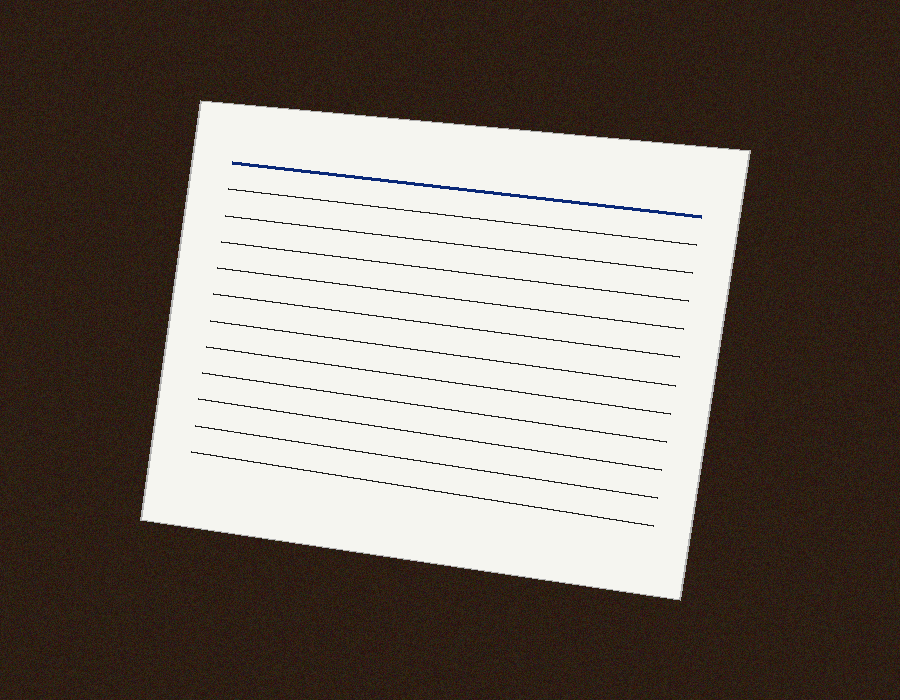
#> input picture dataset/raw/sample_doc_skewed.png, 900 x 700 px, found by its file name
$ python perspective_warp.py
#> lines starting #> are read from the running program, lines starting #| are printed output that depends on the picture; after the words box and inside, x2 and y2 are one past the last pixel; in counts of white or black regions, pixels touching at a corner belong together
### modules/edge_detector.py
"""
Module 1: Tiền xử lý & Dò biên (Edge Detection)
Thành viên phụ trách: TV1 (Trưởng nhóm)
Mục tiêu:
    - Chuyển đổi ảnh sang ảnh xám (Grayscale).
    - Khử nhiễu bằng bộ lọc Gaussian Blur.
    - Cài đặt thuật toán dò biên Canny với ngưỡng tùy chỉnh linh hoạt và chế độ Auto-Canny.
    - Xử lý hình thái học (Morphological Operations) để kết nối mép tài liệu bị đứt đoạn.
"""

from typing import Tuple, Optional
import cv2
import numpy as np


def to_grayscale(image: np.ndarray) -> np.ndarray:
    """
    Chuyển đổi ảnh màu BGR sang ảnh mức xám (Grayscale).
    Nếu ảnh đã là ảnh xám (1 kênh), trả về bản sao của ảnh.

    Args:
        image (np.ndarray): Mảng numpy của ảnh đầu vào.

    Returns:
        np.ndarray: Ảnh mức xám (1 kênh màu, uint8).
    """
    if image is None:
        raise ValueError("Ảnh đầu vào là None. Vui lòng kiểm tra đường dẫn hoặc dữ liệu ảnh.")

    if len(image.shape) == 3 and image.shape[2] == 3:
        return cv2.cvtColor(image, cv2.COLOR_BGR2GRAY)
    elif len(image.shape) == 3 and image.shape[2] == 4:
        # Hỗ trợ ảnh có kênh Alpha (BGRA)
        return cv2.cvtColor(image, cv2.COLOR_BGRA2GRAY)
    elif len(image.shape) == 2:
        return image.copy()
    else:
        raise ValueError(f"Định dạng kênh màu không hợp lệ: shape={image.shape}")


def apply_gaussian_blur(
    image: np.ndarray,
    kernel_size: Tuple[int, int] = (5, 5),
    sigma_x: float = 0.0
) -> np.ndarray:
    """
    Khử nhiễu bằng bộ lọc Gaussian Blur.
    Toán học: Tích chập ảnh với ma trận trọng số Gauss 2 chiều để làm mượt các chi tiết tần số cao (nhiễu hạt).

    Args:
        image (np.ndarray): Ảnh đầu vào (ảnh xám hoặc ảnh màu).
        kernel_size (Tuple[int, int]): Kích thước cửa sổ lọc Gauss (phải là các số nguyên dương lẻ, ví dụ (3, 3), (5, 5)).
        sigma_x (float): Độ lệch chuẩn theo trục X. Nếu = 0, OpenCV tự tính theo kernel_size: sigma = 0.3*((ksize-1)*0.5 - 1) + 0.8.

    Returns:
        np.ndarray: Ảnh đã được làm mịn khử nhiễu.
    """
    # Đảm bảo kernel_size là các số lẻ
    kw, kh = kernel_size
    kw = kw if kw % 2 != 0 else kw + 1
    kh = kh if kh % 2 != 0 else kh + 1

    return cv2.GaussianBlur(image, (kw, kh), sigmaX=sigma_x)


# [21 lines left out: function auto_canny, not called in this run]


def detect_canny_edges(
    image: np.ndarray,
    low_threshold: int = 50,
    high_threshold: int = 150,
    aperture_size: int = 3,
    l2_gradient: bool = False
) -> np.ndarray:
    """
    Thực hiện dò biên Canny với các ngưỡng tùy chỉnh linh hoạt.
    Các bước cốt lõi của Canny:
        1. Tính đạo hàm không gian bằng toán tử Sobel (Gx, Gy).
        2. Triệt tiêu không cực đại (Non-Maximum Suppression - NMS) để làm mảnh biên thành 1 pixel.
        3. Phân ngưỡng Hysteresis (Ngưỡng kép) với low_threshold và high_threshold để giữ lại biên mạnh và biên yếu liên tục.

    Args:
        image (np.ndarray): Ảnh đầu vào (xám hoặc màu).
        low_threshold (int): Ngưỡng dưới để xác định biên yếu tiềm năng.
        high_threshold (int): Ngưỡng trên để xác định biên chắc chắn.
        aperture_size (int): Kích thước kernel Sobel tính gradient (3, 5, hoặc 7).
        l2_gradient (bool): Nếu True, tính độ lớn gradient chính xác bằng sqrt(Gx^2 + Gy^2),
                           nếu False, xấp xỉ nhanh bằng |Gx| + |Gy|.

    Returns:
        np.ndarray: Ảnh nhị phân các cạnh biên (255 là biên, 0 là nền).
    """
    gray = to_grayscale(image)
    return cv2.Canny(
        gray,
        threshold1=low_threshold,
        threshold2=high_threshold,
        apertureSize=aperture_size,
        L2gradient=l2_gradient
    )


# [72 lines left out: functions connect_edges, preprocess_and_detect_edges, not called in this run]


def resize_image_with_ratio(
    image: np.ndarray,
    target_height: int = 600
) -> Tuple[np.ndarray, float]:
    """
    Chuẩn hóa kích thước ảnh về một chiều cao xác định để tăng tốc độ xử lý
    và giảm nhiễu hạt/chữ viết li ti khi dò biên mép giấy.

    Args:
        image (np.ndarray): Ảnh gốc kích thước bất kỳ.
        target_height (int): Chiều cao mục tiêu sau khi thu nhỏ (mặc định 600px).

    Returns:
        Tuple[np.ndarray, float]:
            - resized_image: Ảnh đã đổi kích thước.
            - ratio: Tỷ lệ co giãn (original_height / target_height) để ánh xạ
                     tọa độ phát hiện được trở lại kích thước ảnh gốc.
    """
    h, w = image.shape[:2]
    if h <= target_height:
        return image.copy(), 1.0

    ratio = h / float(target_height)
    target_width = int(w / ratio)
    resized = cv2.resize(image, (target_width, target_height), interpolation=cv2.INTER_AREA)
    return resized, ratio


def robust_edge_detection(
    image: np.ndarray,
    blur_kernel: Tuple[int, int] = (5, 5)
) -> np.ndarray:
    """
    Quy trình dò biên vững chắc (Robust Edge Pipeline) cho tài liệu chụp thực tế:
    Kết hợp Canny nhạy bén + Phép đóng hình thái học mạnh + Ranh giới phân ngưỡng Otsu
    để giải quyết triệt để tình trạng mép giấy bị đứt đoạn do bóng đổ, ánh sáng loang hoặc vân gỗ.

    Args:
        image (np.ndarray): Ảnh đầu vào (thường là ảnh đã resize).
        blur_kernel (Tuple[int, int]): Kích thước cửa sổ Gaussian Blur.

    Returns:
        np.ndarray: Ảnh nhị phân các cạnh biên khép kín liên tục.
    """
    gray = to_grayscale(image)
    blurred = apply_gaussian_blur(gray, kernel_size=blur_kernel)

    # 1. Canny với ngưỡng nhạy (low=30, high=120)
    edges = detect_canny_edges(blurred, low_threshold=30, high_threshold=120)
    kernel = cv2.getStructuringElement(cv2.MORPH_RECT, (9, 9))
    edges_closed = cv2.morphologyEx(edges, cv2.MORPH_CLOSE, kernel, iterations=2)

    # 2. Ngưỡng phân tách Otsu nhằm bù đắp cho các cạnh biên bị mờ nhạt do chênh lệch ánh sáng
    _, thresh = cv2.threshold(blurred, 0, 255, cv2.THRESH_BINARY + cv2.THRESH_OTSU)
    thresh_edges = detect_canny_edges(thresh, low_threshold=50, high_threshold=150)
    thresh_closed = cv2.morphologyEx(thresh_edges, cv2.MORPH_CLOSE, kernel, iterations=2)

    # 3. Kết hợp 2 mặt nạ biên (Logical OR)
    combined = cv2.bitwise_or(edges_closed, thresh_closed)
    return combined


# ----------------------------------------------------------------------
# KIỂM THỬ ĐỘC LẬP (Unit Test / Demo khi chạy trực tiếp file)
# ----------------------------------------------------------------------
# [61 lines that do not run on import are left out]

### modules/perspective_warp.py
"""
Module 2: Trích xuất 4 góc & Nắn thẳng hình học (Perspective Transform)
Thành viên phụ trách: TV2 (nTrường) & Trưởng nhóm TV1 (Đức)
Mục tiêu:
    - Tìm Contour lớn nhất bao quanh tài liệu và xấp xỉ 4 đỉnh đa giác (cv2.approxPolyDP).
    - Sắp xếp 4 góc theo thứ tự chuẩn chiều kim đồng hồ (Top-Left, Top-Right, Bottom-Right, Bottom-Left).
    - Tính toán ma trận biến đổi phối cảnh Homography (3x3).
    - Thực hiện Warping ngược (Inverse Warping) kết hợp nội suy song tuyến (Bilinear Interpolation)
      để đưa tài liệu chụp xiên/nghiêng về mặt phẳng vuông vắn chuẩn scan.
"""

from typing import Tuple, Optional
import os
import sys
import cv2
import numpy as np

try:
    from modules.edge_detector import resize_image_with_ratio, robust_edge_detection
except ImportError:
    from edge_detector import resize_image_with_ratio, robust_edge_detection


# --------------------------------------------------------------------------
# 1. Tìm Contour & Xấp xỉ 4 đỉnh tứ giác
# --------------------------------------------------------------------------
# [234 lines left out: functions _quad_from_contour, get_paper_contour, find_document_contour, order_points, four_point_transform, warp_document_pipeline, not called in this run]


# --------------------------------------------------------------------------
# Test độc lập
# --------------------------------------------------------------------------
if __name__ == "__main__":
    import io

    if sys.stdout.encoding.lower() != 'utf-8':
        try:
            sys.stdout = io.TextIOWrapper(sys.stdout.buffer, encoding='utf-8')
        except Exception:
            pass

    print("=" * 65)
    print("CHẠY THỬ NGHIỆM MODULE 2: TRÍCH XUẤT 4 GÓC & NẮN THẲNG GÓC NHÌN")
    print("=" * 65)

    test_path = os.path.join("dataset", "raw", "sample_doc_skewed.png")
    if len(sys.argv) > 1:
        test_path = sys.argv[1]

    if not os.path.exists(test_path):
        print(f"[!] Không tìm thấy file: {test_path}")
        sys.exit(1)

    src_img = cv2.imread(test_path)
#> src_img is the input picture: shape (700, 900, 3); mean B, G, R 101.6, 109.4, 118.6
    print(f"[*] Đọc ảnh: {test_path}, Shape: {src_img.shape}")
#| [*] Đọc ảnh: dataset/raw/sample_doc_skewed.png, Shape: (700, 900, 3)

    warped, corners, edges = warp_document_pipeline(src_img)
#> in warp_document_pipeline, `resized, ratio = resize_image_with_ratio(image, target_height=target_p..`: ratio = 1.17
#> in detect_canny_edges, `return cv2.Canny( gray, threshold1=low_threshold, threshold2=high_thre..`:
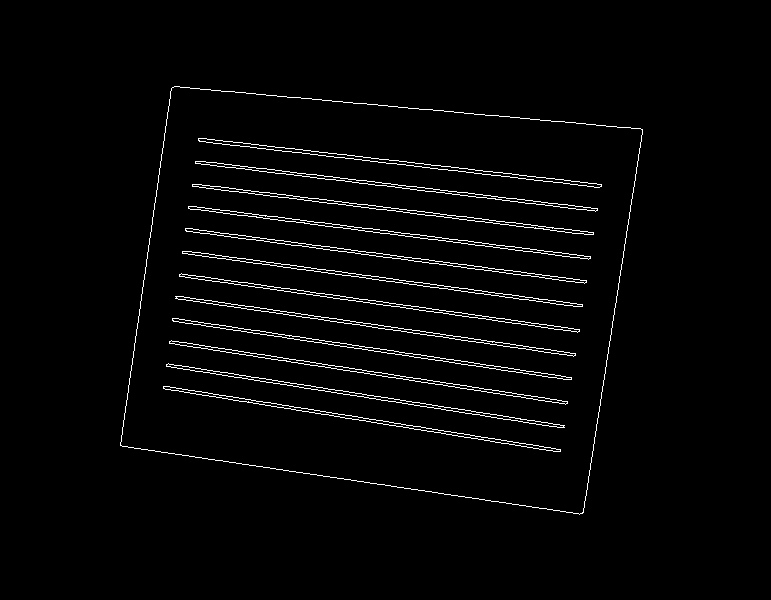
#> returned value: shape (600, 771); 2.5% white in thin lines or dots, all inside (x1, y1, x2, y2) = (120, 86, 643, 515)
#> in robust_edge_detection, `edges_closed = cv2.morphologyEx(edges, cv2.MORPH_CLOSE, kernel, iterat..`:
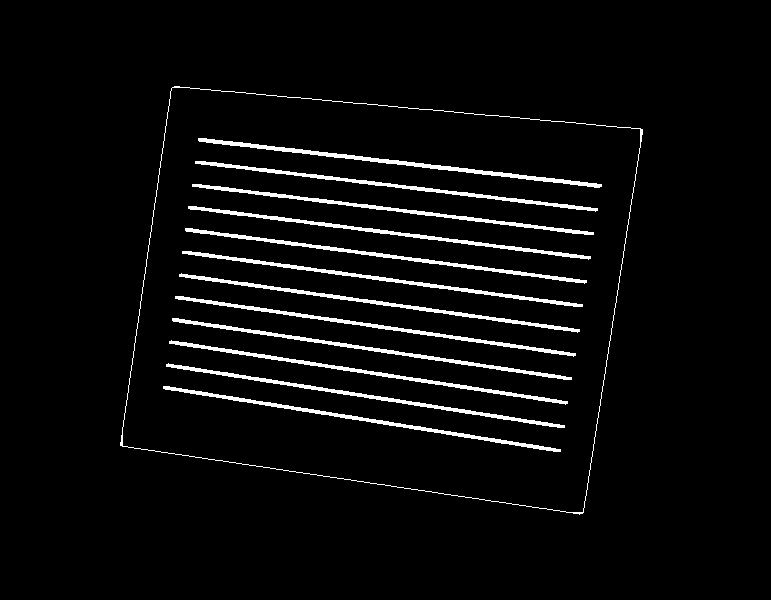
#> edges_closed: shape (600, 771); 4.3% white; 13 white regions, largest, box (x1, y1, x2, y2) and area: (120, 86, 643, 515) 1723, (198, 138, 602, 188) 1692, (172, 318, 572, 380) 1499
#> in robust_edge_detection, `_, thresh = cv2.threshold(blurred, 0, 255, cv2.THRESH_BINARY + cv2.THR..`:
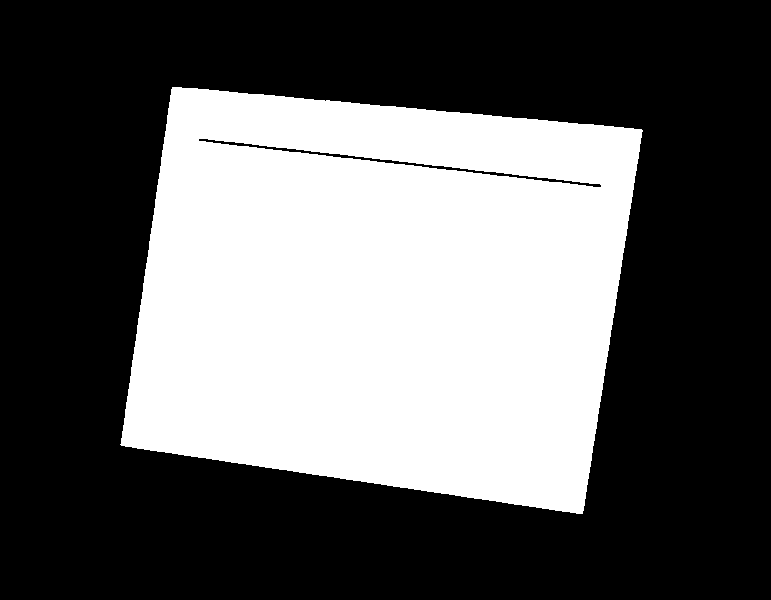
#> thresh: shape (600, 771); 38.1% white; 1 white region, box (x1, y1, x2, y2) and area: (120, 87, 643, 514) 176051
#> in detect_canny_edges (call 2), `return cv2.Canny( gray, threshold1=low_threshold, threshold2=high_thre..`: returned value: shape (600, 771); 0.5% white in thin lines or dots, all inside (x1, y1, x2, y2) = (120, 86, 643, 514)
#> in robust_edge_detection, `thresh_closed = cv2.morphologyEx(thresh_edges, cv2.MORPH_CLOSE, kernel..`:
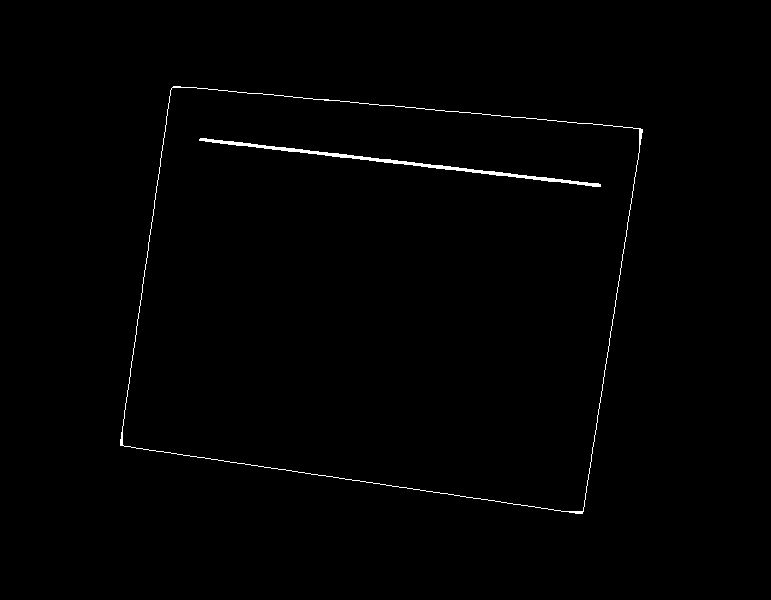
#> thresh_closed: shape (600, 771); 0.68% white; 2 white regions, box (x1, y1, x2, y2) and area: (120, 86, 643, 514) 1756, (199, 138, 601, 187) 1377
#> in robust_edge_detection, `combined = cv2.bitwise_or(edges_closed, thresh_closed)`:
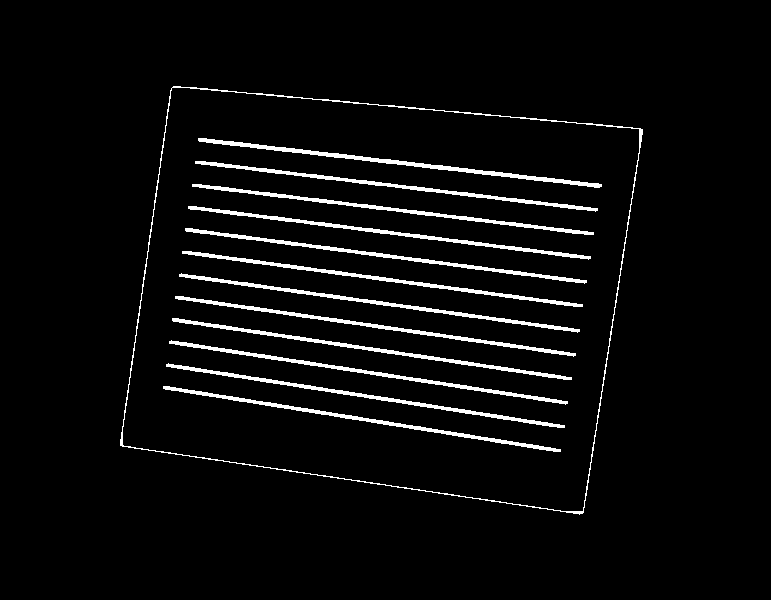
#> combined: shape (600, 771); 4.4% white; 13 white regions, largest, box (x1, y1, x2, y2) and area: (120, 86, 643, 515) 2350, (198, 138, 602, 188) 1705, (172, 318, 572, 380) 1499
#> in get_paper_contour, `thick = cv2.dilate(edged, np.ones((3, 3), np.uint8), iterations=1)`:
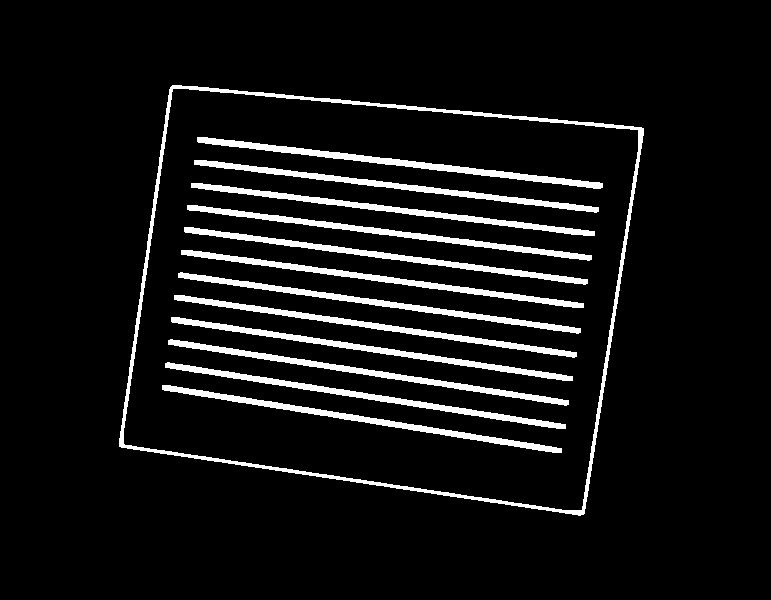
#> thick: shape (600, 771); 7.6% white; 13 white regions
#> in get_paper_contour, `contours, _ = cv2.findContours(thick, cv2.RETR_LIST, cv2.CHAIN_APPROX_..`: contours = 14 contours; largest, box (x1, y1, x2, y2) and area: (119, 85, 644, 516) 179224, (123, 88, 639, 511) 174762, (197, 137, 603, 189) 2207, (162, 385, 562, 453) 2024, (168, 339, 569, 406) 2024
#> in get_paper_contour, `cands = [c for c in contours if min_area <= cv2.contourArea(c) <= max_..`: cands = 2 contours; box (x1, y1, x2, y2) and area: (119, 85, 644, 516) 179224, (123, 88, 639, 511) 174762
#> the loop in get_paper_contour, `for c in cands:` made 1 pass
#> in warp_document_pipeline, `corners_small = get_paper_contour(edge_mask, min_area_ratio=0.04)`: corners_small = [[172, 85], [119, 446], [583, 514], [643, 128]]
#> in warp_document_pipeline, `orig_corners = corners_small * ratio`: orig_corners = [[200.7, 99.17], [138.8, 520.3], [680.2, 599.7], [750.2, 149.3]]
#> in order_points, `pts = np.asarray(pts, dtype="float32").reshape(4, 2)`: pts has the same summary as orig_corners in warp_document_pipeline
#> in order_points, `s = pts[:, 0] + pts[:, 1]`: s = [299.8, 659.2, 1279.8, 899.5]
#> in order_points, `d = pts[:, 0] - pts[:, 1]`: d = [101.5, -381.5, 80.5, 600.8]
#> in order_points, `idx = [np.argmin(s), np.argmax(d), np.argmax(s), np.argmin(d)]`: idx = [0, 3, 2, 1]
#> the loop in order_points, `for i, j in enumerate(idx):` made 4 passes
#> after the loop in order_points, `for i, j in enumerate(idx):`: rect = [[200.7, 99.17], [750.2, 149.3], [680.2, 599.7], [138.8, 520.3]]
#> in four_point_transform, `tl, tr, br, bl = rect`: tl = [200.7, 99.17]; tr = [750.2, 149.3]; br = [680.2, 599.7]; bl = [138.8, 520.3]
#> in four_point_transform, `width_top = np.linalg.norm(tr - tl)`: width_top = 551.8
#> in four_point_transform, `width_bottom = np.linalg.norm(br - bl)`: width_bottom = 547.1
#> in four_point_transform, `max_w = max(100, int(round(max(width_top, width_bottom))))`: max_w = 552
#> in four_point_transform, `height_left = np.linalg.norm(bl - tl)`: height_left = 425.7
#> in four_point_transform, `height_right = np.linalg.norm(br - tr)`: height_right = 455.7
#> in four_point_transform, `max_h = max(100, int(round(max(height_left, height_right))))`: max_h = 456
#> in four_point_transform, `dst = np.array([ [0, 0], [max_w - 1, 0], [max_w - 1, max_h - 1], [0, m..`: dst = [[0, 0], [551, 0], [551, 455], [0, 455]]
#> in four_point_transform, `M = cv2.getPerspectiveTransform(rect, dst)`: M = [[1.09, 0.16, -234.1], [-0.0993, 1.09, -87.91], [0.000132, 3.42e-06, 1]]
#> in four_point_transform, `warped = cv2.warpPerspective( image, M, (max_w, max_h), flags=interpol..`:
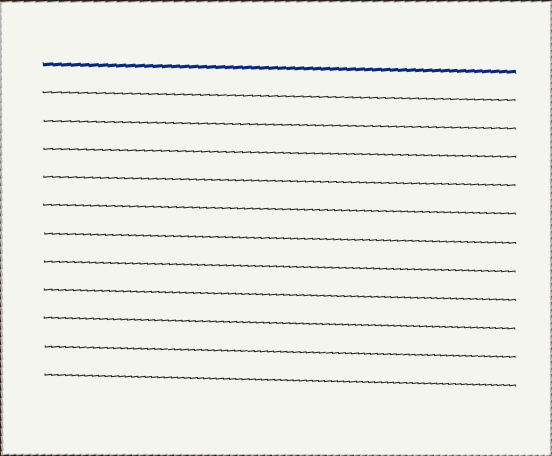
#> warped: shape (456, 552, 3); mean B, G, R 232.4, 236.8, 236.7
#> corners has the same summary as orig_corners in warp_document_pipeline
    if warped is not None:
        print("[*] TÌM THẤY 4 GÓC TÀI LIỆU THÀNH CÔNG!")
        ordered = order_points(corners)
#> the loop in order_points (call 2), `for i, j in enumerate(idx):` made 4 passes
#> ordered has the same summary as rect in order_points
        labels = ["Top-Left", "Top-Right", "Bottom-Right", "Bottom-Left"]
        for lbl, pt in zip(labels, ordered):
            print(f"   + {lbl:12s}: x={pt[0]:.1f}, y={pt[1]:.1f}")
#> this loop made 4 passes
#|    + Top-Left    : x=200.7, y=99.2
#|    + Top-Right   : x=750.2, y=149.3
#|    + Bottom-Right: x=680.2, y=599.7
#|    + Bottom-Left : x=138.8, y=520.3
        print(f"[*] Kích thước bản scan sau nắn phẳng: {warped.shape}")
#| [*] Kích thước bản scan sau nắn phẳng: (456, 552, 3)
        print("=> Module 2 hoạt động chính xác 100%!")
    else:
        print("[!] Không tìm thấy tài liệu trong ảnh!")
    print("=" * 65)
